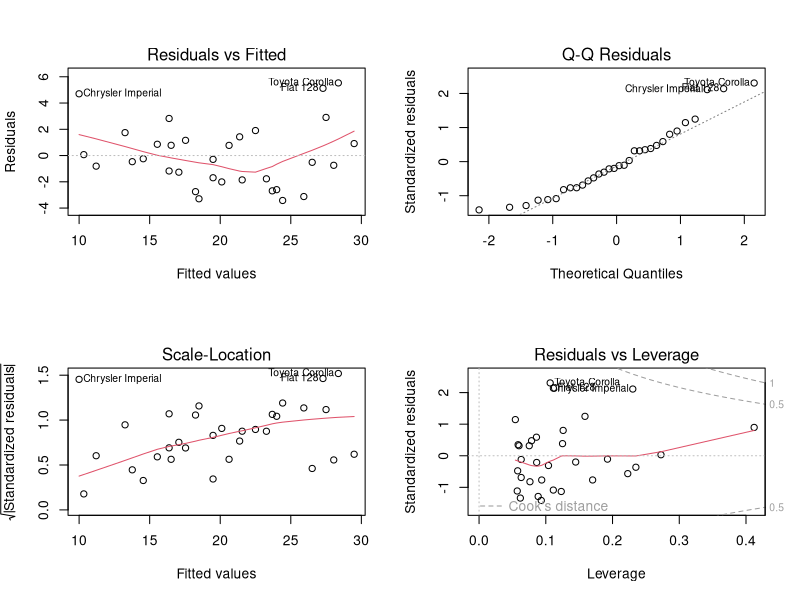
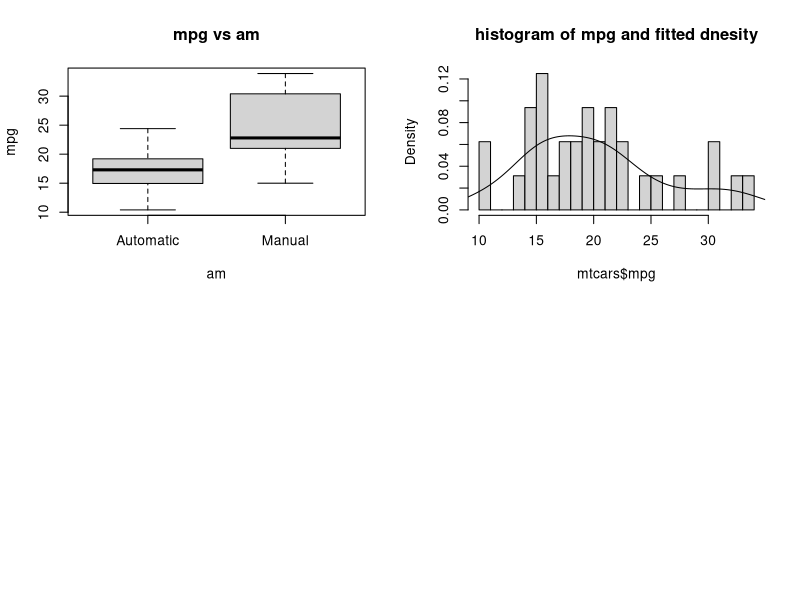
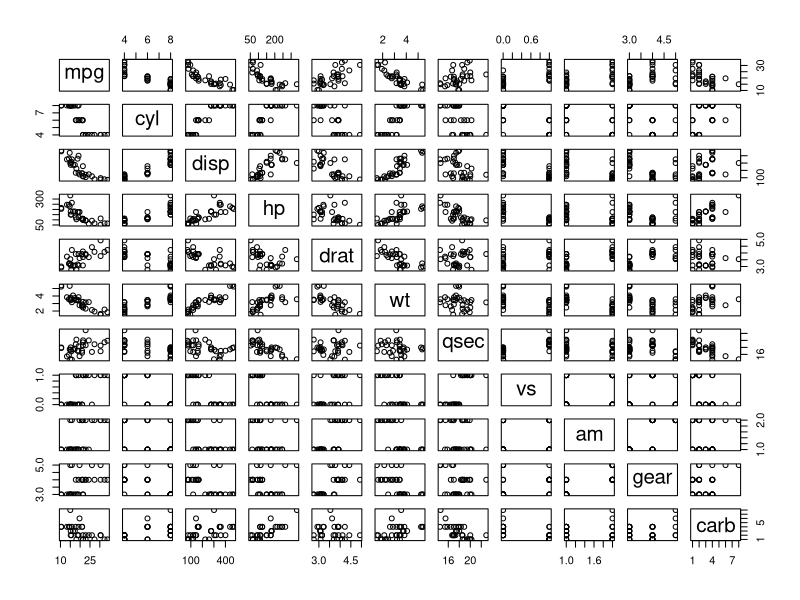

Here is the R script that generated these plots, in order:
## ---- chunk 1
library(datasets)
data(mtcars)
#str(mtcars)
# am is factor variable
mtcars$am <- as.factor(mtcars$am)
levels(mtcars$am) <- c("Automatic", "Manual")
## ---- chunk 2
t.test(mtcars$mpg[mtcars$am=='Automatic'], mtcars$mpg[mtcars$am=='Manual'])
## ---- chunk 3
# simple linear regression
fit0 = lm(mpg~am, mtcars)
#summary(fit0)
# multiple regression
fit1 <- lm(mpg~am + wt + hp, data = mtcars)
#summary(fit1)
par(mfrow = c(2,2))
plot(fit1)
# anova test
anova(fit0, fit1)
## ---- chunk 4
boxplot(mpg~am, data = mtcars,
        main = "mpg vs am")
## ---- chunk 5
# look at the y values
hist(mtcars$mpg,20,probability = T, main='histogram of mpg and fitted dnesity')
lines(density(mtcars$mpg))
# relation ship between y and other x values
pairs(mtcars)
